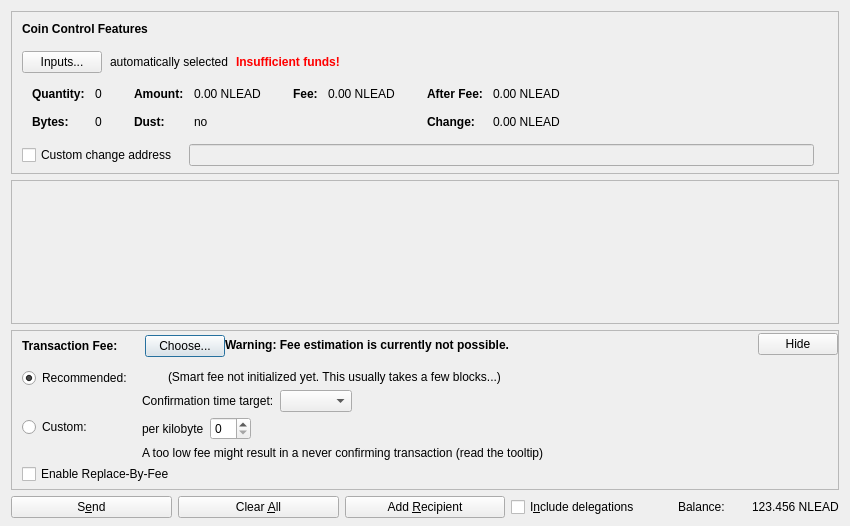
<?xml version="1.0" encoding="UTF-8"?>
<ui version="4.0">
 <class>SendCoinsDialog</class>
 <widget class="QDialog" name="SendCoinsDialog">
  <property name="geometry">
   <rect>
    <x>0</x>
    <y>0</y>
    <width>850</width>
    <height>526</height>
   </rect>
  </property>
  <property name="windowTitle">
   <string>Send Coins</string>
  </property>
  <layout class="QVBoxLayout" name="verticalLayout" stretch="0,1,0,0">
   <property name="bottomMargin">
    <number>8</number>
   </property>
   <item>
    <widget class="QFrame" name="frameCoinControl">
     <property name="sizePolicy">
      <sizepolicy hsizetype="Expanding" vsizetype="Expanding">
       <horstretch>0</horstretch>
       <verstretch>0</verstretch>
      </sizepolicy>
     </property>
     <property name="maximumSize">
      <size>
       <width>16777215</width>
       <height>16777215</height>
      </size>
     </property>
     <property name="frameShape">
      <enum>QFrame::StyledPanel</enum>
     </property>
     <property name="frameShadow">
      <enum>QFrame::Sunken</enum>
     </property>
     <layout class="QVBoxLayout" name="verticalLayoutCoinControl2">
      <property name="spacing">
       <number>0</number>
      </property>
      <property name="leftMargin">
       <number>0</number>
      </property>
      <property name="topMargin">
       <number>0</number>
      </property>
      <property name="rightMargin">
       <number>0</number>
      </property>
      <property name="bottomMargin">
       <number>6</number>
      </property>
      <item>
       <layout class="QVBoxLayout" name="verticalLayoutCoinControl" stretch="0,0,0,0,1">
        <property name="spacing">
         <number>0</number>
        </property>
        <property name="leftMargin">
         <number>10</number>
        </property>
        <property name="topMargin">
         <number>10</number>
        </property>
        <item>
         <layout class="QHBoxLayout" name="horizontalLayoutCoinControl1">
          <property name="bottomMargin">
           <number>15</number>
          </property>
          <item>
           <widget class="QLabel" name="labelCoinControlFeatures">
            <property name="sizePolicy">
             <sizepolicy hsizetype="Preferred" vsizetype="Maximum">
              <horstretch>0</horstretch>
              <verstretch>0</verstretch>
             </sizepolicy>
            </property>
            <property name="font">
             <font>
              <bold>true</bold>
             </font>
            </property>
            <property name="styleSheet">
             <string notr="true">font-weight:bold;</string>
            </property>
            <property name="text">
             <string>Coin Control Features</string>
            </property>
           </widget>
          </item>
         </layout>
        </item>
        <item>
         <layout class="QHBoxLayout" name="horizontalLayoutCoinControl2" stretch="0,0,0,0">
          <property name="spacing">
           <number>8</number>
          </property>
          <property name="bottomMargin">
           <number>10</number>
          </property>
          <item>
           <widget class="QPushButton" name="pushButtonCoinControl">
            <property name="styleSheet">
             <string notr="true"/>
            </property>
            <property name="text">
             <string>Inputs...</string>
            </property>
            <property name="autoDefault">
             <bool>false</bool>
            </property>
           </widget>
          </item>
          <item>
           <widget class="QLabel" name="labelCoinControlAutomaticallySelected">
            <property name="text">
             <string>automatically selected</string>
            </property>
            <property name="margin">
             <number>5</number>
            </property>
           </widget>
          </item>
          <item>
           <widget class="QLabel" name="labelCoinControlInsuffFunds">
            <property name="font">
             <font>
              <bold>true</bold>
             </font>
            </property>
            <property name="styleSheet">
             <string notr="true">color:red;font-weight:bold;</string>
            </property>
            <property name="text">
             <string>Insufficient funds!</string>
            </property>
            <property name="margin">
             <number>5</number>
            </property>
           </widget>
          </item>
          <item>
           <spacer name="horizontalSpacerCoinControl">
            <property name="orientation">
             <enum>Qt::Horizontal</enum>
            </property>
            <property name="sizeHint" stdset="0">
             <size>
              <width>40</width>
              <height>1</height>
             </size>
            </property>
           </spacer>
          </item>
         </layout>
        </item>
        <item>
         <widget class="QWidget" name="widgetCoinControl" native="true">
          <property name="sizePolicy">
           <sizepolicy hsizetype="Preferred" vsizetype="Preferred">
            <horstretch>0</horstretch>
            <verstretch>0</verstretch>
           </sizepolicy>
          </property>
          <property name="minimumSize">
           <size>
            <width>0</width>
            <height>0</height>
           </size>
          </property>
          <property name="styleSheet">
           <string notr="true"/>
          </property>
          <layout class="QHBoxLayout" name="horizontalLayoutCoinControl5">
           <property name="leftMargin">
            <number>0</number>
           </property>
           <property name="topMargin">
            <number>0</number>
           </property>
           <property name="rightMargin">
            <number>0</number>
           </property>
           <property name="bottomMargin">
            <number>0</number>
           </property>
           <item>
            <layout class="QHBoxLayout" name="horizontalLayoutCoinControl3" stretch="0,0,0,1">
             <property name="spacing">
              <number>20</number>
             </property>
             <property name="topMargin">
              <number>0</number>
             </property>
             <property name="bottomMargin">
              <number>10</number>
             </property>
             <item>
              <layout class="QFormLayout" name="formLayoutCoinControl1">
               <property name="horizontalSpacing">
                <number>10</number>
               </property>
               <property name="verticalSpacing">
                <number>14</number>
               </property>
               <property name="leftMargin">
                <number>10</number>
               </property>
               <property name="topMargin">
                <number>4</number>
               </property>
               <property name="rightMargin">
                <number>6</number>
               </property>
               <item row="0" column="0">
                <widget class="QLabel" name="labelCoinControlQuantityText">
                 <property name="font">
                  <font>
                   <bold>true</bold>
                  </font>
                 </property>
                 <property name="text">
                  <string>Quantity:</string>
                 </property>
                 <property name="margin">
                  <number>0</number>
                 </property>
                </widget>
               </item>
               <item row="0" column="1">
                <widget class="QLabel" name="labelCoinControlQuantity">
                 <property name="cursor">
                  <cursorShape>IBeamCursor</cursorShape>
                 </property>
                 <property name="contextMenuPolicy">
                  <enum>Qt::ActionsContextMenu</enum>
                 </property>
                 <property name="text">
                  <string notr="true">0</string>
                 </property>
                 <property name="margin">
                  <number>0</number>
                 </property>
                 <property name="textInteractionFlags">
                  <set>Qt::LinksAccessibleByMouse|Qt::TextSelectableByKeyboard|Qt::TextSelectableByMouse</set>
                 </property>
                </widget>
               </item>
               <item row="1" column="0">
                <widget class="QLabel" name="labelCoinControlBytesText">
                 <property name="font">
                  <font>
                   <bold>true</bold>
                  </font>
                 </property>
                 <property name="text">
                  <string>Bytes:</string>
                 </property>
                </widget>
               </item>
               <item row="1" column="1">
                <widget class="QLabel" name="labelCoinControlBytes">
                 <property name="cursor">
                  <cursorShape>IBeamCursor</cursorShape>
                 </property>
                 <property name="contextMenuPolicy">
                  <enum>Qt::ActionsContextMenu</enum>
                 </property>
                 <property name="text">
                  <string notr="true">0</string>
                 </property>
                 <property name="textInteractionFlags">
                  <set>Qt::LinksAccessibleByMouse|Qt::TextSelectableByKeyboard|Qt::TextSelectableByMouse</set>
                 </property>
                </widget>
               </item>
              </layout>
             </item>
             <item>
              <layout class="QFormLayout" name="formLayoutCoinControl2">
               <property name="horizontalSpacing">
                <number>10</number>
               </property>
               <property name="verticalSpacing">
                <number>14</number>
               </property>
               <property name="leftMargin">
                <number>6</number>
               </property>
               <property name="topMargin">
                <number>4</number>
               </property>
               <property name="rightMargin">
                <number>6</number>
               </property>
               <item row="0" column="0">
                <widget class="QLabel" name="labelCoinControlAmountText">
                 <property name="font">
                  <font>
                   <bold>true</bold>
                  </font>
                 </property>
                 <property name="text">
                  <string>Amount:</string>
                 </property>
                 <property name="margin">
                  <number>0</number>
                 </property>
                </widget>
               </item>
               <item row="0" column="1">
                <widget class="QLabel" name="labelCoinControlAmount">
                 <property name="cursor">
                  <cursorShape>IBeamCursor</cursorShape>
                 </property>
                 <property name="contextMenuPolicy">
                  <enum>Qt::ActionsContextMenu</enum>
                 </property>
                 <property name="text">
                  <string notr="true">0.00 NLEAD</string>
                 </property>
                 <property name="textInteractionFlags">
                  <set>Qt::LinksAccessibleByMouse|Qt::TextSelectableByKeyboard|Qt::TextSelectableByMouse</set>
                 </property>
                </widget>
               </item>
               <item row="1" column="0">
                <widget class="QLabel" name="labelCoinControlLowOutputText">
                 <property name="font">
                  <font>
                   <bold>true</bold>
                  </font>
                 </property>
                 <property name="text">
                  <string>Dust:</string>
                 </property>
                </widget>
               </item>
               <item row="1" column="1">
                <widget class="QLabel" name="labelCoinControlLowOutput">
                 <property name="cursor">
                  <cursorShape>IBeamCursor</cursorShape>
                 </property>
                 <property name="contextMenuPolicy">
                  <enum>Qt::ActionsContextMenu</enum>
                 </property>
                 <property name="text">
                  <string notr="true">no</string>
                 </property>
                 <property name="textInteractionFlags">
                  <set>Qt::LinksAccessibleByMouse|Qt::TextSelectableByKeyboard|Qt::TextSelectableByMouse</set>
                 </property>
                </widget>
               </item>
              </layout>
             </item>
             <item>
              <layout class="QFormLayout" name="formLayoutCoinControl3">
               <property name="horizontalSpacing">
                <number>10</number>
               </property>
               <property name="verticalSpacing">
                <number>14</number>
               </property>
               <property name="leftMargin">
                <number>6</number>
               </property>
               <property name="topMargin">
                <number>4</number>
               </property>
               <property name="rightMargin">
                <number>6</number>
               </property>
               <item row="0" column="0">
                <widget class="QLabel" name="labelCoinControlFeeText">
                 <property name="font">
                  <font>
                   <bold>true</bold>
                  </font>
                 </property>
                 <property name="text">
                  <string>Fee:</string>
                 </property>
                 <property name="margin">
                  <number>0</number>
                 </property>
                </widget>
               </item>
               <item row="0" column="1">
                <widget class="QLabel" name="labelCoinControlFee">
                 <property name="cursor">
                  <cursorShape>IBeamCursor</cursorShape>
                 </property>
                 <property name="contextMenuPolicy">
                  <enum>Qt::ActionsContextMenu</enum>
                 </property>
                 <property name="text">
                  <string notr="true">0.00 NLEAD</string>
                 </property>
                 <property name="textInteractionFlags">
                  <set>Qt::LinksAccessibleByMouse|Qt::TextSelectableByKeyboard|Qt::TextSelectableByMouse</set>
                 </property>
                </widget>
               </item>
              </layout>
             </item>
             <item>
              <layout class="QFormLayout" name="formLayoutCoinControl4">
               <property name="horizontalSpacing">
                <number>10</number>
               </property>
               <property name="verticalSpacing">
                <number>14</number>
               </property>
               <property name="leftMargin">
                <number>6</number>
               </property>
               <property name="topMargin">
                <number>4</number>
               </property>
               <property name="rightMargin">
                <number>6</number>
               </property>
               <item row="0" column="0">
                <widget class="QLabel" name="labelCoinControlAfterFeeText">
                 <property name="font">
                  <font>
                   <bold>true</bold>
                  </font>
                 </property>
                 <property name="text">
                  <string>After Fee:</string>
                 </property>
                 <property name="margin">
                  <number>0</number>
                 </property>
                </widget>
               </item>
               <item row="0" column="1">
                <widget class="QLabel" name="labelCoinControlAfterFee">
                 <property name="cursor">
                  <cursorShape>IBeamCursor</cursorShape>
                 </property>
                 <property name="contextMenuPolicy">
                  <enum>Qt::ActionsContextMenu</enum>
                 </property>
                 <property name="text">
                  <string notr="true">0.00 NLEAD</string>
                 </property>
                 <property name="textInteractionFlags">
                  <set>Qt::LinksAccessibleByMouse|Qt::TextSelectableByKeyboard|Qt::TextSelectableByMouse</set>
                 </property>
                </widget>
               </item>
               <item row="1" column="0">
                <widget class="QLabel" name="labelCoinControlChangeText">
                 <property name="font">
                  <font>
                   <bold>true</bold>
                  </font>
                 </property>
                 <property name="text">
                  <string>Change:</string>
                 </property>
                </widget>
               </item>
               <item row="1" column="1">
                <widget class="QLabel" name="labelCoinControlChange">
                 <property name="cursor">
                  <cursorShape>IBeamCursor</cursorShape>
                 </property>
                 <property name="contextMenuPolicy">
                  <enum>Qt::ActionsContextMenu</enum>
                 </property>
                 <property name="text">
                  <string notr="true">0.00 NLEAD</string>
                 </property>
                 <property name="textInteractionFlags">
                  <set>Qt::LinksAccessibleByMouse|Qt::TextSelectableByKeyboard|Qt::TextSelectableByMouse</set>
                 </property>
                </widget>
               </item>
              </layout>
             </item>
            </layout>
           </item>
          </layout>
         </widget>
        </item>
        <item>
         <layout class="QHBoxLayout" name="horizontalLayoutCoinControl4" stretch="0,0,0">
          <property name="spacing">
           <number>12</number>
          </property>
          <property name="sizeConstraint">
           <enum>QLayout::SetDefaultConstraint</enum>
          </property>
          <property name="topMargin">
           <number>5</number>
          </property>
          <property name="rightMargin">
           <number>5</number>
          </property>
          <item>
           <widget class="QCheckBox" name="checkBoxCoinControlChange">
            <property name="toolTip">
             <string>If this is activated, but the change address is empty or invalid, change will be sent to a newly generated address.</string>
            </property>
            <property name="text">
             <string>Custom change address</string>
            </property>
           </widget>
          </item>
          <item>
           <widget class="QValidatedLineEdit" name="lineEditCoinControlChange">
            <property name="enabled">
             <bool>false</bool>
            </property>
            <property name="sizePolicy">
             <sizepolicy hsizetype="Expanding" vsizetype="Fixed">
              <horstretch>0</horstretch>
              <verstretch>0</verstretch>
             </sizepolicy>
            </property>
           </widget>
          </item>
          <item>
           <widget class="QLabel" name="labelCoinControlChangeLabel">
            <property name="sizePolicy">
             <sizepolicy hsizetype="Preferred" vsizetype="Expanding">
              <horstretch>0</horstretch>
              <verstretch>0</verstretch>
             </sizepolicy>
            </property>
            <property name="minimumSize">
             <size>
              <width>0</width>
              <height>0</height>
             </size>
            </property>
            <property name="text">
             <string/>
            </property>
            <property name="margin">
             <number>3</number>
            </property>
           </widget>
          </item>
         </layout>
        </item>
        <item>
         <spacer name="verticalSpacerCoinControl">
          <property name="orientation">
           <enum>Qt::Vertical</enum>
          </property>
          <property name="sizeHint" stdset="0">
           <size>
            <width>800</width>
            <height>1</height>
           </size>
          </property>
         </spacer>
        </item>
       </layout>
      </item>
     </layout>
    </widget>
   </item>
   <item>
    <widget class="QScrollArea" name="scrollArea">
     <property name="widgetResizable">
      <bool>true</bool>
     </property>
     <widget class="QWidget" name="scrollAreaWidgetContents">
      <property name="geometry">
       <rect>
        <x>0</x>
        <y>0</y>
        <width>830</width>
        <height>103</height>
       </rect>
      </property>
      <layout class="QVBoxLayout" name="verticalLayout_2" stretch="0,1">
       <property name="leftMargin">
        <number>0</number>
       </property>
       <property name="topMargin">
        <number>0</number>
       </property>
       <property name="rightMargin">
        <number>0</number>
       </property>
       <property name="bottomMargin">
        <number>0</number>
       </property>
       <item>
        <layout class="QVBoxLayout" name="entries">
         <property name="spacing">
          <number>6</number>
         </property>
        </layout>
       </item>
       <item>
        <spacer name="verticalSpacer">
         <property name="orientation">
          <enum>Qt::Vertical</enum>
         </property>
         <property name="sizeHint" stdset="0">
          <size>
           <width>20</width>
           <height>40</height>
          </size>
         </property>
        </spacer>
       </item>
      </layout>
     </widget>
    </widget>
   </item>
   <item>
    <widget class="QFrame" name="frameFee">
     <property name="sizePolicy">
      <sizepolicy hsizetype="Expanding" vsizetype="Expanding">
       <horstretch>0</horstretch>
       <verstretch>0</verstretch>
      </sizepolicy>
     </property>
     <property name="maximumSize">
      <size>
       <width>16777215</width>
       <height>16777215</height>
      </size>
     </property>
     <property name="frameShape">
      <enum>QFrame::StyledPanel</enum>
     </property>
     <property name="frameShadow">
      <enum>QFrame::Sunken</enum>
     </property>
     <layout class="QVBoxLayout" name="verticalLayoutFee1">
      <property name="spacing">
       <number>0</number>
      </property>
      <property name="leftMargin">
       <number>0</number>
      </property>
      <property name="topMargin">
       <number>0</number>
      </property>
      <property name="rightMargin">
       <number>0</number>
      </property>
      <property name="bottomMargin">
       <number>0</number>
      </property>
      <item>
       <layout class="QVBoxLayout" name="verticalLayoutFee2" stretch="0,0,0">
        <property name="spacing">
         <number>0</number>
        </property>
        <property name="leftMargin">
         <number>10</number>
        </property>
        <property name="topMargin">
         <number>0</number>
        </property>
        <item>
         <layout class="QHBoxLayout" name="horizontalLayoutFee1">
          <property name="bottomMargin">
           <number>0</number>
          </property>
          <item>
           <layout class="QVBoxLayout" name="verticalLayoutFee7">
            <property name="spacing">
             <number>0</number>
            </property>
            <item>
             <spacer name="verticalSpacerSmartFee">
              <property name="orientation">
               <enum>Qt::Vertical</enum>
              </property>
              <property name="sizeType">
               <enum>QSizePolicy::Fixed</enum>
              </property>
              <property name="sizeHint" stdset="0">
               <size>
                <width>1</width>
                <height>4</height>
               </size>
              </property>
             </spacer>
            </item>
            <item>
             <layout class="QHBoxLayout" name="horizontalLayoutSmartFee">
              <property name="spacing">
               <number>10</number>
              </property>
              <item>
               <widget class="QLabel" name="labelFeeHeadline">
                <property name="sizePolicy">
                 <sizepolicy hsizetype="Preferred" vsizetype="Maximum">
                  <horstretch>0</horstretch>
                  <verstretch>0</verstretch>
                 </sizepolicy>
                </property>
                <property name="font">
                 <font>
                  <bold>true</bold>
                 </font>
                </property>
                <property name="styleSheet">
                 <string notr="true">font-weight:bold;</string>
                </property>
                <property name="text">
                 <string>Transaction Fee:</string>
                </property>
               </widget>
              </item>
              <item>
               <widget class="QLabel" name="labelFeeMinimized">
                <property name="text">
                 <string/>
                </property>
               </widget>
              </item>
              <item>
               <widget class="QPushButton" name="buttonChooseFee">
                <property name="text">
                 <string>Choose...</string>
                </property>
               </widget>
              </item>
             </layout>
            </item>
            <item>
             <spacer name="verticalSpacer_5">
              <property name="orientation">
               <enum>Qt::Vertical</enum>
              </property>
              <property name="sizeHint" stdset="0">
               <size>
                <width>1</width>
                <height>1</height>
               </size>
              </property>
             </spacer>
            </item>
           </layout>
          </item>
          <item>
           <widget class="QLabel" name="fallbackFeeWarningLabel">
            <property name="font">
             <font>
              <bold>true</bold>
             </font>
            </property>
            <property name="toolTip">
             <string>Using the fallbackfee can result in sending a transaction that will take several hours or days (or never) to confirm. Consider choosing your fee manually or wait until you have validated the complete chain.</string>
            </property>
            <property name="text">
             <string>Warning: Fee estimation is currently not possible.</string>
            </property>
            <property name="wordWrap">
             <bool>false</bool>
            </property>
           </widget>
          </item>
          <item>
           <spacer name="horizontalSpacer_4">
            <property name="orientation">
             <enum>Qt::Horizontal</enum>
            </property>
            <property name="sizeType">
             <enum>QSizePolicy::MinimumExpanding</enum>
            </property>
            <property name="sizeHint" stdset="0">
             <size>
              <width>40</width>
              <height>20</height>
             </size>
            </property>
           </spacer>
          </item>
          <item>
           <widget class="QPushButton" name="buttonMinimizeFee">
            <property name="toolTip">
             <string>Hide transaction fee settings</string>
            </property>
            <property name="text">
             <string>Hide</string>
            </property>
           </widget>
          </item>
         </layout>
        </item>
        <item>
         <widget class="QFrame" name="frameFeeSelection">
          <layout class="QVBoxLayout" name="verticalLayoutFee12">
           <property name="spacing">
            <number>0</number>
           </property>
           <property name="leftMargin">
            <number>0</number>
           </property>
           <property name="topMargin">
            <number>0</number>
           </property>
           <property name="rightMargin">
            <number>0</number>
           </property>
           <property name="bottomMargin">
            <number>0</number>
           </property>
           <item>
            <layout class="QGridLayout" name="gridLayoutFee">
             <property name="topMargin">
              <number>10</number>
             </property>
             <property name="bottomMargin">
              <number>4</number>
             </property>
             <property name="horizontalSpacing">
              <number>10</number>
             </property>
             <property name="verticalSpacing">
              <number>4</number>
             </property>
             <item row="1" column="1">
              <layout class="QVBoxLayout" name="verticalLayoutFee8">
               <property name="spacing">
                <number>6</number>
               </property>
               <item>
                <layout class="QHBoxLayout" name="horizontalLayoutFee13">
                 <item>
                  <widget class="QLabel" name="labelCustomPerKilobyte">
                   <property name="toolTip">
                    <string>Specify a custom fee per kB (1,000 bytes) of the transaction's virtual size.

Note:  Since the fee is calculated on a per-byte basis, a fee of &quot;100 satoshis per kB&quot; for a transaction size of 500 bytes (half of 1 kB) would ultimately yield a fee of only 50 satoshis.</string>
                   </property>
                   <property name="text">
                    <string>per kilobyte</string>
                   </property>
                  </widget>
                 </item>
                 <item>
                  <widget class="BitcoinAmountField" name="customFee"/>
                 </item>
                 <item>
                  <spacer name="horizontalSpacer_6">
                   <property name="orientation">
                    <enum>Qt::Horizontal</enum>
                   </property>
                   <property name="sizeHint" stdset="0">
                    <size>
                     <width>1</width>
                     <height>1</height>
                    </size>
                   </property>
                  </spacer>
                 </item>
                </layout>
               </item>
               <item>
                <layout class="QHBoxLayout" name="horizontalLayoutFee8">
                 <item>
                  <widget class="QLabel" name="labelCustomFeeWarning">
                   <property name="enabled">
                    <bool>true</bool>
                   </property>
                   <property name="toolTip">
                    <string>When there is less transaction volume than space in the blocks, miners as well as relaying nodes may enforce a minimum fee. Paying only this minimum fee is just fine, but be aware that this can result in a never confirming transaction once there is more demand for bitcoin transactions than the network can process.</string>
                   </property>
                   <property name="text">
                    <string>A too low fee might result in a never confirming transaction (read the tooltip)</string>
                   </property>
                  </widget>
                 </item>
                 <item>
                  <spacer name="horizontalSpacer_2">
                   <property name="orientation">
                    <enum>Qt::Horizontal</enum>
                   </property>
                   <property name="sizeHint" stdset="0">
                    <size>
                     <width>1</width>
                     <height>1</height>
                    </size>
                   </property>
                  </spacer>
                 </item>
                </layout>
               </item>
              </layout>
             </item>
             <item row="0" column="0">
              <layout class="QVBoxLayout" name="verticalLayoutFee4" stretch="0,1">
               <item>
                <widget class="QRadioButton" name="radioSmartFee">
                 <property name="text">
                  <string>Recommended:</string>
                 </property>
                 <property name="checked">
                  <bool>true</bool>
                 </property>
                 <attribute name="buttonGroup">
                  <string notr="true">groupFee</string>
                 </attribute>
                </widget>
               </item>
               <item>
                <spacer name="verticalSpacer_2">
                 <property name="orientation">
                  <enum>Qt::Vertical</enum>
                 </property>
                 <property name="sizeHint" stdset="0">
                  <size>
                   <width>1</width>
                   <height>1</height>
                  </size>
                 </property>
                </spacer>
               </item>
              </layout>
             </item>
             <item row="1" column="0">
              <layout class="QVBoxLayout" name="verticalLayoutFee9" stretch="0,1">
               <item>
                <widget class="QRadioButton" name="radioCustomFee">
                 <property name="text">
                  <string>Custom:</string>
                 </property>
                 <attribute name="buttonGroup">
                  <string notr="true">groupFee</string>
                 </attribute>
                </widget>
               </item>
               <item>
                <spacer name="verticalSpacer_6">
                 <property name="orientation">
                  <enum>Qt::Vertical</enum>
                 </property>
                 <property name="sizeHint" stdset="0">
                  <size>
                   <width>1</width>
                   <height>1</height>
                  </size>
                 </property>
                </spacer>
               </item>
              </layout>
             </item>
             <item row="0" column="1">
              <layout class="QVBoxLayout" name="verticalLayoutFee3" stretch="0,0,1">
               <property name="spacing">
                <number>6</number>
               </property>
               <property name="topMargin">
                <number>2</number>
               </property>
               <item>
                <layout class="QHBoxLayout" name="horizontalLayoutFee12">
                 <item>
                  <widget class="QLabel" name="labelSmartFee">
                   <property name="text">
                    <string/>
                   </property>
                  </widget>
                 </item>
                 <item>
                  <widget class="QLabel" name="labelFeeEstimation">
                   <property name="text">
                    <string/>
                   </property>
                  </widget>
                 </item>
                 <item>
                  <widget class="QLabel" name="labelSmartFee2">
                   <property name="text">
                    <string>(Smart fee not initialized yet. This usually takes a few blocks...)</string>
                   </property>
                  </widget>
                 </item>
                 <item>
                  <spacer name="horizontalSpacer_5">
                   <property name="orientation">
                    <enum>Qt::Horizontal</enum>
                   </property>
                   <property name="sizeHint" stdset="0">
                    <size>
                     <width>1</width>
                     <height>1</height>
                    </size>
                   </property>
                  </spacer>
                 </item>
                </layout>
               </item>
               <item>
                <layout class="QHBoxLayout" name="horizontalLayoutFee9">
                 <item>
                  <layout class="QVBoxLayout" name="verticalLayoutFee6">
                   <item>
                    <widget class="QLabel" name="labelSmartFee3">
                     <property name="text">
                      <string>Confirmation time target:</string>
                     </property>
                    </widget>
                   </item>
                  </layout>
                 </item>
                 <item>
                  <layout class="QVBoxLayout" name="verticalLayoutFee5">
                   <property name="rightMargin">
                    <number>30</number>
                   </property>
                   <item>
                    <layout class="QHBoxLayout" name="horizontalLayoutConfTarget">
                     <property name="bottomMargin">
                      <number>0</number>
                     </property>
                     <item>
                      <widget class="QComboBox" name="confTargetSelector"/>
                     </item>
                     <item>
                      <spacer name="horizontalSpacerConfTarget">
                       <property name="orientation">
                        <enum>Qt::Horizontal</enum>
                       </property>
                       <property name="sizeHint" stdset="0">
                        <size>
                         <width>40</width>
                         <height>20</height>
                        </size>
                       </property>
                      </spacer>
                     </item>
                    </layout>
                   </item>
                  </layout>
                 </item>
                </layout>
               </item>
               <item>
                <spacer name="verticalSpacer_4">
                 <property name="orientation">
                  <enum>Qt::Vertical</enum>
                 </property>
                 <property name="sizeHint" stdset="0">
                  <size>
                   <width>1</width>
                   <height>1</height>
                  </size>
                 </property>
                </spacer>
               </item>
              </layout>
             </item>
            </layout>
           </item>
           <item>
            <widget class="QCheckBox" name="optInRBF">
             <property name="toolTip">
              <string>With Replace-By-Fee (BIP-125) you can increase a transaction's fee after it is sent. Without this, a higher fee may be recommended to compensate for increased transaction delay risk.</string>
             </property>
             <property name="text">
              <string>Enable Replace-By-Fee</string>
             </property>
            </widget>
           </item>
          </layout>
         </widget>
        </item>
        <item>
         <spacer name="verticalSpacerFee">
          <property name="orientation">
           <enum>Qt::Vertical</enum>
          </property>
          <property name="sizeHint" stdset="0">
           <size>
            <width>40</width>
            <height>5</height>
           </size>
          </property>
         </spacer>
        </item>
       </layout>
      </item>
     </layout>
    </widget>
   </item>
   <item>
    <layout class="QHBoxLayout" name="horizontalLayout">
     <item>
      <widget class="QPushButton" name="sendButton">
       <property name="minimumSize">
        <size>
         <width>150</width>
         <height>0</height>
        </size>
       </property>
       <property name="toolTip">
        <string>Confirm the send action</string>
       </property>
       <property name="text">
        <string>S&amp;end</string>
       </property>
       <property name="icon">
        <iconset resource="../bitcoin.qrc">
         <normaloff>:/icons/send</normaloff>:/icons/send</iconset>
       </property>
       <property name="autoDefault">
        <bool>false</bool>
       </property>
       <property name="default">
        <bool>false</bool>
       </property>
      </widget>
     </item>
     <item>
      <widget class="QPushButton" name="clearButton">
       <property name="sizePolicy">
        <sizepolicy hsizetype="Minimum" vsizetype="Fixed">
         <horstretch>0</horstretch>
         <verstretch>0</verstretch>
        </sizepolicy>
       </property>
       <property name="toolTip">
        <string>Clear all fields of the form.</string>
       </property>
       <property name="text">
        <string>Clear &amp;All</string>
       </property>
       <property name="icon">
        <iconset resource="../bitcoin.qrc">
         <normaloff>:/icons/remove</normaloff>:/icons/remove</iconset>
       </property>
       <property name="autoDefault">
        <bool>false</bool>
       </property>
      </widget>
     </item>
     <item>
      <widget class="QPushButton" name="addButton">
       <property name="toolTip">
        <string>Send to multiple recipients at once</string>
       </property>
       <property name="text">
        <string>Add &amp;Recipient</string>
       </property>
       <property name="icon">
        <iconset resource="../bitcoin.qrc">
         <normaloff>:/icons/add</normaloff>:/icons/add</iconset>
       </property>
       <property name="autoDefault">
        <bool>false</bool>
       </property>
      </widget>
     </item>
     <item>
      <widget class="QCheckBox" name="checkboxIncludeDelegations">
       <property name="toolTip">
        <string>When calculating the available balance, take into account delegations also. If unchecked, the available balance will reflect only the coins currently in the wallet.</string>
       </property>
       <property name="text">
        <string>I&amp;nclude delegations</string>
       </property>
      </widget>
     </item>
     <item>
      <layout class="QHBoxLayout" name="horizontalLayout_2">
       <property name="spacing">
        <number>3</number>
       </property>
       <item>
        <widget class="QLabel" name="labelBalanceName">
         <property name="sizePolicy">
          <sizepolicy hsizetype="Preferred" vsizetype="Fixed">
           <horstretch>0</horstretch>
           <verstretch>0</verstretch>
          </sizepolicy>
         </property>
         <property name="text">
          <string>Balance:</string>
         </property>
        </widget>
       </item>
       <item>
        <widget class="QLabel" name="labelBalance">
         <property name="sizePolicy">
          <sizepolicy hsizetype="Preferred" vsizetype="Fixed">
           <horstretch>0</horstretch>
           <verstretch>0</verstretch>
          </sizepolicy>
         </property>
         <property name="cursor">
          <cursorShape>IBeamCursor</cursorShape>
         </property>
         <property name="text">
          <string notr="true">123.456 NLEAD</string>
         </property>
         <property name="textInteractionFlags">
          <set>Qt::LinksAccessibleByMouse|Qt::TextSelectableByKeyboard|Qt::TextSelectableByMouse</set>
         </property>
        </widget>
       </item>
      </layout>
     </item>
    </layout>
   </item>
  </layout>
 </widget>
 <customwidgets>
  <customwidget>
   <class>QValidatedLineEdit</class>
   <extends>QLineEdit</extends>
   <header>qt/qvalidatedlineedit.h</header>
  </customwidget>
  <customwidget>
   <class>BitcoinAmountField</class>
   <extends>QSpinBox</extends>
   <header>qt/bitcoinamountfield.h</header>
   <container>1</container>
  </customwidget>
 </customwidgets>
 <resources>
  <include location="../bitcoin.qrc"/>
 </resources>
 <connections/>
 <buttongroups>
  <buttongroup name="groupFee"/>
 </buttongroups>
</ui>
